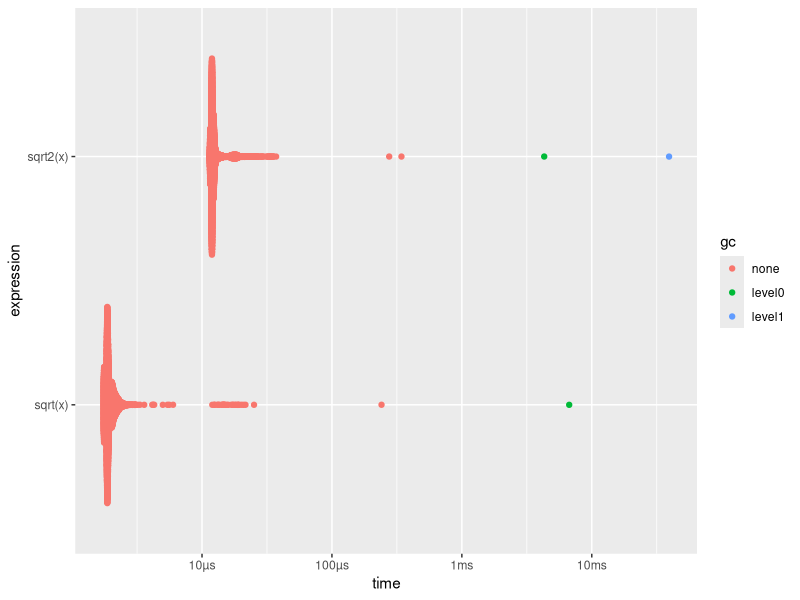

R code for this plot: (Note: this script raises an error after producing the figure.)
## ---- chunk 1
#| label: setup
#| include: false
options(
  tibble.max_extra_cols = 6, 
  tibble.width = 60
)
library(tidyverse)
library(data.table)
## ---- chunk 2
#| code-line-numbers: "|2|4-7"
x <- runif(1000)
sqrt2 <- function(x) x ^ 0.5

bench::mark(
  sqrt(x),
  sqrt2(x)
)
## ---- chunk 3
#| code-line-numbers: "7"
x <- runif(1000)
sqrt2 <- function(x) x ^ 0.5

bm <- bench::mark(
  sqrt(x),
  sqrt2(x),
  relative = TRUE
)

bm
## ---- chunk 4
plot(bm)
## ---- chunk 5
xs <- runif(100)
out <- xs[1]
for (x in xs[-1]) {
  out <- c(out, out[length(out)] + x)
}

head(out)
## ---- chunk 6
cumsum(xs) |> 
  head()
## ---- chunk 7
#| code-line-numbers: "8-12"
df <- data.frame(
  patient = c("Patient1", "Patient2", "Patient3", "Patient4"),
  a1c = c(5.2, 5.9, 6.8, 5.6)
)

df |> 
  mutate(
    diabetes_status = case_when(
      a1c < 5.7 ~ "Normal",
      a1c >= 5.7 & a1c < 6.5 ~ "Pre-diabetes",
      a1c >= 6.5 ~ "Diabetes"
    )
  )
## ---- chunk 8
#| code-line-numbers: "6-10"
dt <- data.table(
  patient = c("Patient1", "Patient2", "Patient3", "Patient4"),
  a1c = c(5.2, 5.9, 6.8, 5.6)
)

dt[, diabetes_status := fcase(
  a1c < 5.7, "Normal",
  a1c >= 5.7 & a1c < 6.5, "Pre-diabetes",
  a1c >= 6.5, "Diabetes"
)]
## ---- chunk 9
#| echo: false
knitr::include_graphics("img/profvis.png")
## ---- chunk 10
#| echo: false
knitr::include_graphics("img/scalene.png")
## ---- chunk 11
#| code-line-numbers: "|2|3"
library(future)
n_cores <- availableCores() - 2
plan(multisession, workers = n_cores)
